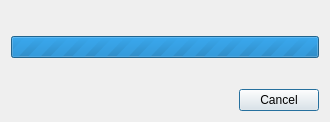
<?xml version="1.0" encoding="UTF-8"?>
<ui version="4.0">
 <class>ImportProgressDialog</class>
 <widget class="QDialog" name="ImportProgressDialog">
  <property name="geometry">
   <rect>
    <x>0</x>
    <y>0</y>
    <width>330</width>
    <height>122</height>
   </rect>
  </property>
  <property name="minimumSize">
   <size>
    <width>330</width>
    <height>120</height>
   </size>
  </property>
  <property name="windowTitle">
   <string>Importing</string>
  </property>
  <layout class="QVBoxLayout" name="verticalLayout_2">
   <item>
    <layout class="QVBoxLayout" name="verticalLayout">
     <item>
      <widget class="QLabel" name="m_fileNameLabel">
       <property name="font">
        <font>
         <weight>75</weight>
         <bold>true</bold>
        </font>
       </property>
      </widget>
     </item>
     <item>
      <widget class="QProgressBar" name="m_importProgressBar">
       <property name="maximum">
        <number>0</number>
       </property>
       <property name="value">
        <number>-1</number>
       </property>
      </widget>
     </item>
     <item>
      <widget class="QLabel" name="m_statusLabel"/>
     </item>
    </layout>
   </item>
   <item>
    <widget class="QDialogButtonBox" name="m_buttonBox">
     <property name="orientation">
      <enum>Qt::Horizontal</enum>
     </property>
     <property name="standardButtons">
      <set>QDialogButtonBox::Cancel</set>
     </property>
    </widget>
   </item>
  </layout>
 </widget>
 <resources/>
 <connections>
  <connection>
   <sender>m_buttonBox</sender>
   <signal>accepted()</signal>
   <receiver>ImportProgressDialog</receiver>
   <slot>accept()</slot>
   <hints>
    <hint type="sourcelabel">
     <x>248</x>
     <y>254</y>
    </hint>
    <hint type="destinationlabel">
     <x>157</x>
     <y>274</y>
    </hint>
   </hints>
  </connection>
  <connection>
   <sender>m_buttonBox</sender>
   <signal>rejected()</signal>
   <receiver>ImportProgressDialog</receiver>
   <slot>reject()</slot>
   <hints>
    <hint type="sourcelabel">
     <x>316</x>
     <y>260</y>
    </hint>
    <hint type="destinationlabel">
     <x>286</x>
     <y>274</y>
    </hint>
   </hints>
  </connection>
 </connections>
</ui>
